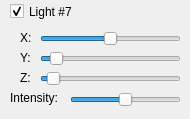
       <widget class="QWidget" name="light7">
        <widget class="QSlider" name="sliderLight7Z">
         <property name="geometry">
          <rect>
           <x>40</x>
           <y>69</y>
           <width>141</width>
           <height>19</height>
          </rect>
         </property>
         <property name="minimum">
          <number>-100</number>
         </property>
         <property name="maximum">
          <number>100</number>
         </property>
         <property name="value">
          <number>-90</number>
         </property>
         <property name="sliderPosition">
          <number>-90</number>
         </property>
         <property name="orientation">
          <enum>Qt::Horizontal</enum>
         </property>
        </widget>
        <widget class="QLabel" name="label_34">
         <property name="geometry">
          <rect>
           <x>20</x>
           <y>67</y>
           <width>21</width>
           <height>21</height>
          </rect>
         </property>
         <property name="text">
          <string>Z:</string>
         </property>
        </widget>
        <widget class="QLabel" name="label_35">
         <property name="geometry">
          <rect>
           <x>20</x>
           <y>27</y>
           <width>21</width>
           <height>21</height>
          </rect>
         </property>
         <property name="text">
          <string>X:</string>
         </property>
        </widget>
        <widget class="QSlider" name="sliderLight7Y">
         <property name="geometry">
          <rect>
           <x>40</x>
           <y>49</y>
           <width>141</width>
           <height>19</height>
          </rect>
         </property>
         <property name="minimum">
          <number>-100</number>
         </property>
         <property name="maximum">
          <number>100</number>
         </property>
         <property name="value">
          <number>-85</number>
         </property>
         <property name="sliderPosition">
          <number>-85</number>
         </property>
         <property name="orientation">
          <enum>Qt::Horizontal</enum>
         </property>
        </widget>
        <widget class="QSlider" name="sliderLight7X">
         <property name="geometry">
          <rect>
           <x>40</x>
           <y>29</y>
           <width>141</width>
           <height>19</height>
          </rect>
         </property>
         <property name="minimum">
          <number>-100</number>
         </property>
         <property name="maximum">
          <number>100</number>
         </property>
         <property name="value">
          <number>0</number>
         </property>
         <property name="orientation">
          <enum>Qt::Horizontal</enum>
         </property>
        </widget>
        <widget class="QCheckBox" name="checkLight7">
         <property name="geometry">
          <rect>
           <x>10</x>
           <y>0</y>
           <width>70</width>
           <height>23</height>
          </rect>
         </property>
         <property name="text">
          <string>Light #7</string>
         </property>
         <property name="checked">
          <bool>true</bool>
         </property>
        </widget>
        <widget class="QLabel" name="label_36">
         <property name="enabled">
          <bool>true</bool>
         </property>
         <property name="geometry">
          <rect>
           <x>10</x>
           <y>90</y>
           <width>51</width>
           <height>16</height>
          </rect>
         </property>
         <property name="text">
          <string>Intensity:</string>
         </property>
        </widget>
        <widget class="QLabel" name="label_37">
         <property name="geometry">
          <rect>
           <x>20</x>
           <y>47</y>
           <width>21</width>
           <height>21</height>
          </rect>
         </property>
         <property name="text">
          <string>Y:</string>
         </property>
        </widget>
        <widget class="QSlider" name="sliderLighting7">
         <property name="enabled">
          <bool>true</bool>
         </property>
         <property name="geometry">
          <rect>
           <x>70</x>
           <y>90</y>
           <width>111</width>
           <height>20</height>
          </rect>
         </property>
         <property name="value">
          <number>50</number>
         </property>
         <property name="orientation">
          <enum>Qt::Horizontal</enum>
         </property>
         <property name="tickInterval">
          <number>1</number>
         </property>
        </widget>
       </widget>
